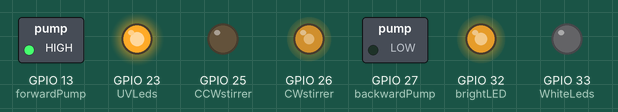
Simulated run of this sketch. Board: ESP32. Shown: switched loads named in the sketch (green lamp = pin HIGH), output pins drawn as LEDs (lit = HIGH).

Above: at 0.05 s.
At 0.45 s:
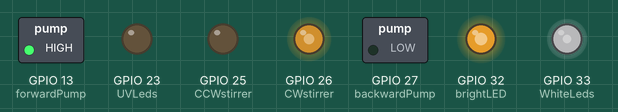
Timing chart, 0 to 3.0 s (numbered marks = the images above):
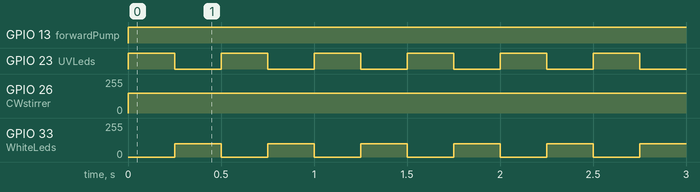

The sketch:

GCMS_code.ino
```cpp
// Define PWM properties
const int pwmFreq = 5000;     // PWM frequency in Hz
const int pwmResolution = 8;  // PWM resolution in bits (0-255)

// GPIO pin definitions
const int brightLED = 32;     // GPIO23 for brightLED 23
const int forwardPump = 13;   // GPIO13 for forwardPump
const int backwardPump = 27;  // GPIO27 for backwardPump
const int CWstirrer = 26;     // GPIO26 for clockwise stirrer
const int CCWstirrer = 25;    // GPIO25 for counter-clockwise stirrer
const int UVLeds = 23;        // GPIO33 for UV LEDs
const int WhiteLeds = 33;     // GPIO32 for White LEDs

// Assign unique PWM channels to each pin
const int channelBrightLED = 0;
const int channelForwardPump = 1;
const int channelBackwardPump = 2;
const int channelCWStirrer = 3;
const int channelCCWStirrer = 4;
const int channelUVLeds = 5;
const int channelWhiteLeds = 6;

void setup() {
  // Configure PWM channels and attach them to GPIO pins
  ledcSetup(channelBrightLED, pwmFreq, pwmResolution);
  ledcAttachPin(brightLED, channelBrightLED);

  ledcSetup(channelForwardPump, pwmFreq, pwmResolution);
  ledcAttachPin(forwardPump, channelForwardPump);

  ledcSetup(channelBackwardPump, pwmFreq, pwmResolution);
  ledcAttachPin(backwardPump, channelBackwardPump);

  ledcSetup(channelCWStirrer, pwmFreq, pwmResolution);
  ledcAttachPin(CWstirrer, channelCWStirrer);

  ledcSetup(channelCCWStirrer, pwmFreq, pwmResolution);
  ledcAttachPin(CCWstirrer, channelCCWStirrer);

  ledcSetup(channelUVLeds, pwmFreq, pwmResolution);
  ledcAttachPin(UVLeds, channelUVLeds);

  ledcSetup(channelWhiteLeds, pwmFreq, pwmResolution);
  ledcAttachPin(WhiteLeds, channelWhiteLeds);

  // Initialize Serial for debugging
  Serial.begin(115200);
}

void loop() {
  // Set PWM values for each component
  int pwmValueBrightLED = 200;     // Adjust PWM value between 0 and 255 for brightLED
  int pwmValueForwardPump = 255;   // Adjust PWM value for forwardPump
  int pwmValueBackwardPump = 0;    // Adjust PWM value for backwardPump (off)
  int pwmValueCWStirrer = 150;     // Adjust PWM value for CW stirrer
  int pwmValueCCWStirrer = 0;      // Adjust PWM value for CCW stirrer (off)
  // int pwmValueUVLeds = 255;        // Maximum brightness for UV LEDs
  // int pwmValueWhiteLeds = 255;     // Medium brightness for White LEDs

  // Write the PWM values to the corresponding channels
  ledcWrite(channelBrightLED, pwmValueBrightLED);
  ledcWrite(channelForwardPump, pwmValueForwardPump);
  ledcWrite(channelBackwardPump, pwmValueBackwardPump);
  ledcWrite(channelCWStirrer, pwmValueCWStirrer);
  ledcWrite(channelCCWStirrer, pwmValueCCWStirrer);
  ledcWrite(channelUVLeds, 255);
  ledcWrite(channelWhiteLeds, 0);

  // Print PWM values for debugging
  // Serial.print("brightLED PWM: "); Serial.println(pwmValueBrightLED);
  // Serial.print("forwardPump PWM: "); Serial.println(pwmValueForwardPump);
  // Serial.print("backwardPump PWM: "); Serial.println(pwmValueBackwardPump);
  // Serial.print("CWStirrer PWM: "); Serial.println(pwmValueCWStirrer);
  // Serial.print("CCWStirrer PWM: "); Serial.println(pwmValueCCWStirrer);
  // Serial.print("UVLeds PWM: "); Serial.println(pwmValueUVLeds);
  // Serial.print("WhiteLeds PWM: "); Serial.println(pwmValueWhiteLeds);

  // Delay before updating the PWM values again (adjust as necessary)
  delay(250);
  ledcWrite(channelUVLeds, 0);
  ledcWrite(channelWhiteLeds, 100);
  delay(250);
}
```

Measured:
- by itself, GPIO 13 (forwardPump): LOW → HIGH at 0.00 s
- by itself, GPIO 23 (UVLeds): alternates HIGH for 0.25 s and LOW for 0.25 s
- by itself, GPIO 26 (CWstirrer): 0/255 → 149/255 at 0.00 s
- by itself, GPIO 33 (WhiteLeds): alternates 100/255 for 0.25 s and 0/255 for 0.25 s
